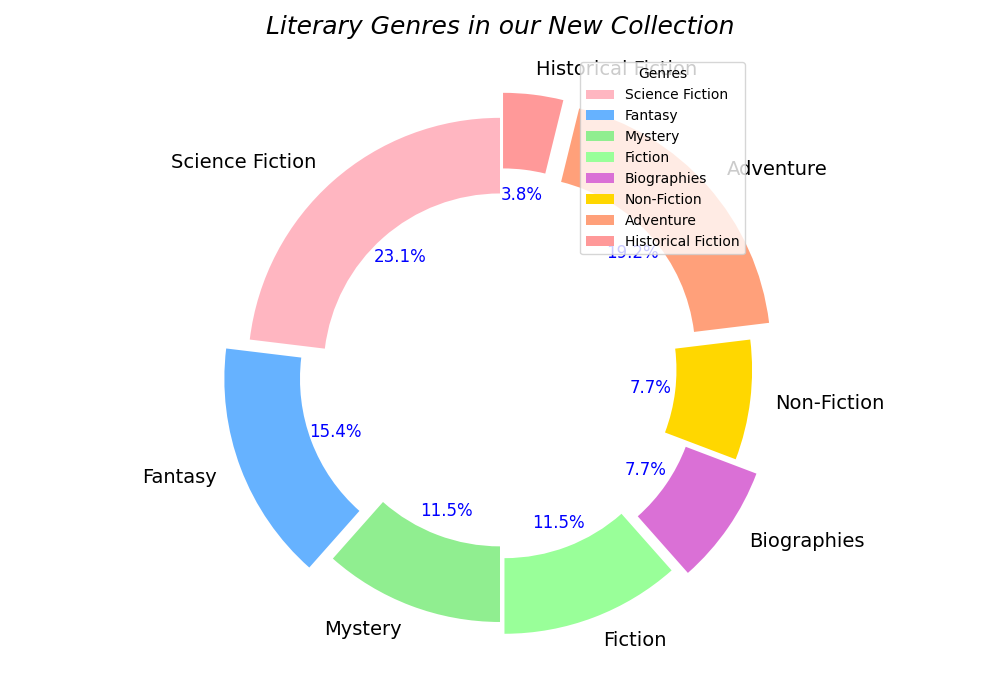

Generate this figure with Python:
import matplotlib.pyplot as plt

categories = [
    'Science Fiction', 'Fantasy', 'Mystery', 'Fiction', 
    'Biographies', 'Non-Fiction', 'Adventure', 'Historical Fiction'
]

distribution = [30, 20, 15, 15, 10, 10, 25, 5]

# Shuffle colors by manually changing the order
colors = [
    '#FFB6C1', '#66B2FF', '#90EE90', '#99FF99', 
    '#DA70D6', '#FFD700', '#FFA07A', '#FF9999'
]

fig, ax = plt.subplots(figsize=(10, 7))

wedges, texts, autotexts = ax.pie(
    distribution, 
    labels=categories, 
    colors=colors,
    autopct='%1.1f%%', 
    startangle=90,
    explode=(0, 0.1, 0, 0.05, 0.1, 0, 0.1, 0.1),
    wedgeprops=dict(width=0.3)
)

for text in texts:
    text.set_fontsize(14)

for autotext in autotexts:
    autotext.set_color('blue')
    autotext.set_fontsize(12)

ax.grid(which='both', linestyle='--', linewidth=0.5)
ax.set_title('Literary Genres in our New Collection', fontsize=18, style='italic', pad=15)
ax.legend(wedges, categories, loc='upper right', bbox_to_anchor=(0.9, 1), title="Genres")

plt.tight_layout()
plt.show()
